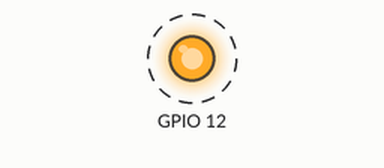
Simulated run of this sketch. Board: ESP32. On the bench: output pins drawn as LEDs (lit = HIGH). Dashed ring = blinking.

Above: at 0.2 s.
Timing chart, 0 to 3.0 s (numbered marks = the images above):
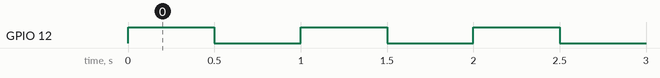

The sketch:

OSTimer.ino
```cpp
#include "Arduino.h"
#include <Ticker.h>
#include "osapi.h"

volatile bool state;


void timerCallback() {
    state = !state;
    digitalWrite(12, state);
    timer1_write(5*1000 * 500);
}


void setup()
{
    Serial.begin(115200);
    pinMode(12, OUTPUT);

    timer1_attachInterrupt(timerCallback);
    timer1_enable(TIM_DIV16, TIM_EDGE, TIM_SINGLE);
    timer1_write(5*500); //500 us
}


void loop()
{
}
```

Measured:
- by itself, GPIO 12: alternates HIGH for 0.50 s and LOW for 0.50 s
